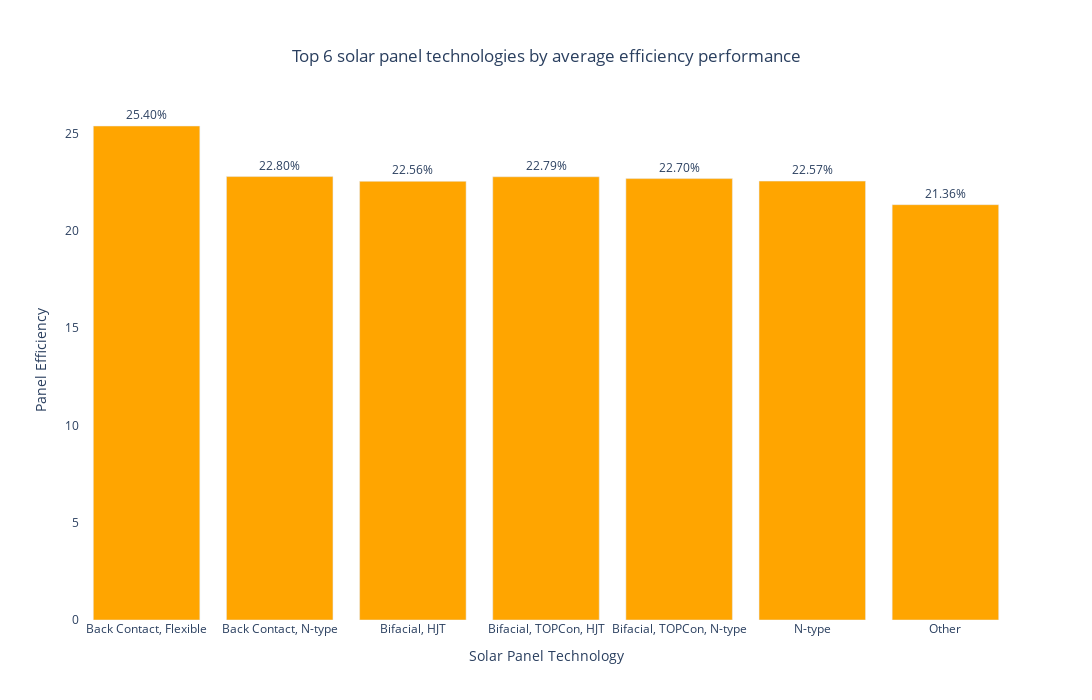

Write notebook code for a chart like this one.
### Code cell
# Group by 'Technology' and calculate the mean 'Panel_Efficiency' for each technology
# Sort the results in descending order of efficiency and select the top 6 technologies
mask_df1 = df.groupby('Technology', as_index=False).agg({'Panel_Efficiency': 'mean'}).sort_values('Panel_Efficiency', ascending=False).head(6)

# Create a new column 'Category_eff' that categorizes technologies:
# If the technology is in the top 6, keep its name; otherwise, label it as "Other"
df["Category_eff"] = df["Technology"].apply(lambda x: x if x in mask_df1["Technology"].values else "Other")

# Group by 'Category_eff' and calculate the mean 'Panel_Efficiency' for each category
fig_data = df.groupby('Category_eff', as_index=False).agg({'Panel_Efficiency': 'mean'})

# Create a bar chart using the grouped data
fig = px.bar(
    fig_data,
    x="Category_eff",  # Set the x-axis to the technology categories
    y="Panel_Efficiency",  # Set the y-axis to the average efficiency
    title="Top 6 solar panel technologies by average efficiency performance",  # Chart title
    labels={"Category_eff": "Solar Panel Technology", "Panel_Efficiency": "Panel Efficiency"},  # Axis labels
    text=fig_data["Panel_Efficiency"].apply(lambda x: f"{x:.2f}%")  # Format bar text to 2 decimal places
)

# Customize the bar colors and text position
fig.update_traces(marker_color="orange", textposition="outside")

# Adjust layout: center the title, set background color to white, and define chart dimensions
fig.update_layout(
    title={
        "x": 0.5,  # Center the title
        "xanchor": "center",
        "yanchor": "top"
    },
    plot_bgcolor="white",  # Set background color to white
    width=1200,  # Chart width
    height=700   # Chart height
)

# Display the chart
fig.show()

### Figure 1 — Plotly figure (JSON) as saved in the notebook; plotly's stock layout.template omitted (floating-point values rounded to 4 significant figures)
{"data": [{"alignmentgroup": "True", "hovertemplate": "Solar Panel Technology=%{x}<br>Panel Efficiency=%{y}<br>text=%{text}<extra></extra>", "legendgroup": "", "marker": {"color": "orange", "pattern": {"shape": ""}}, "name": "", "offsetgroup": "", "orientation": "v", "showlegend": false, "text": ["25.40%", "22.80%", "22.56%", "22.79%", "22.70%", "22.57%", "21.36%"], "textposition": "outside", "type": "bar", "x": ["Back Contact, Flexible", "Back Contact, N-type", "Bifacial, HJT", "Bifacial, TOPCon, HJT", "Bifacial, TOPCon, N-type", "N-type", "Other"], "xaxis": "x", "y": [25.4, 22.8, 22.56, 22.79, 22.7, 22.57, 21.36], "yaxis": "y"}], "layout": {"barmode": "relative", "height": 700, "legend": {"tracegroupgap": 0}, "plot_bgcolor": "white", "title": {"text": "Top 6 solar panel technologies by average efficiency performance", "x": 0.5, "xanchor": "center", "yanchor": "top"}, "width": 1200, "xaxis": {"anchor": "y", "domain": [0, 1], "title": {"text": "Solar Panel Technology"}}, "yaxis": {"anchor": "x", "domain": [0, 1], "title": {"text": "Panel Efficiency"}}}}
